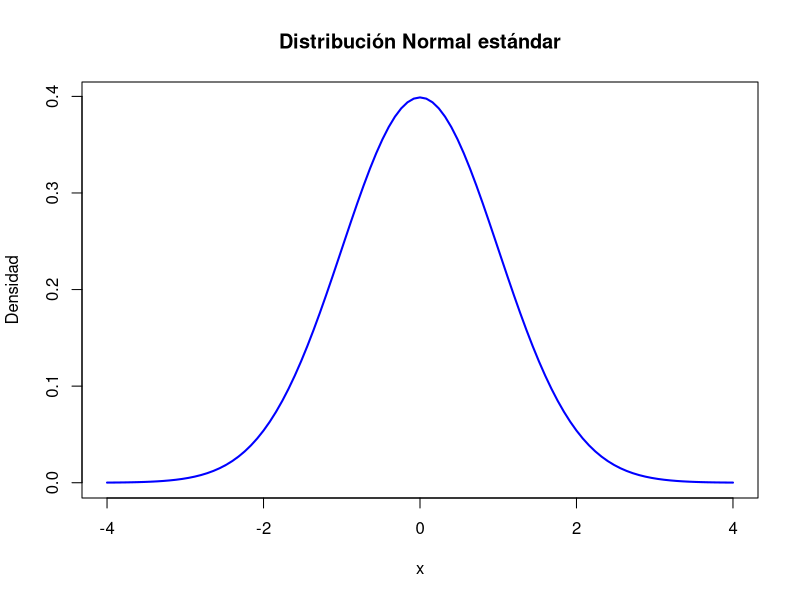
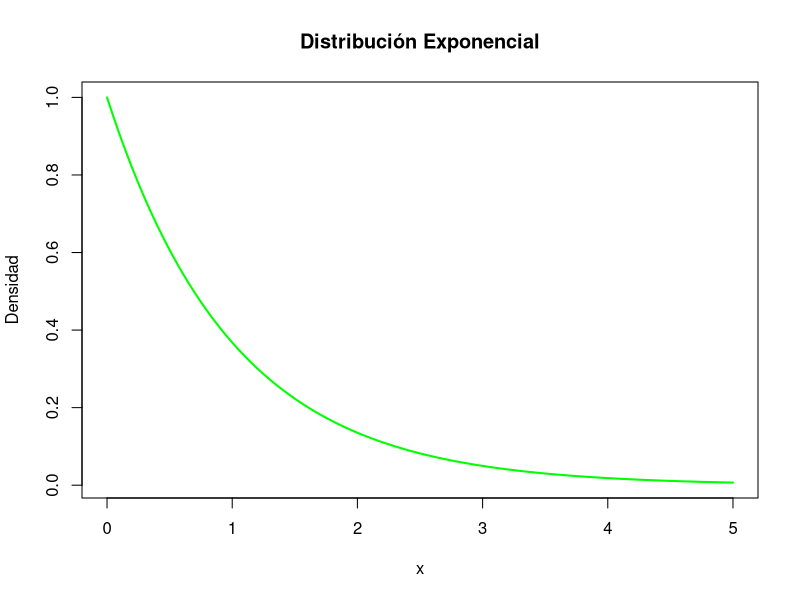
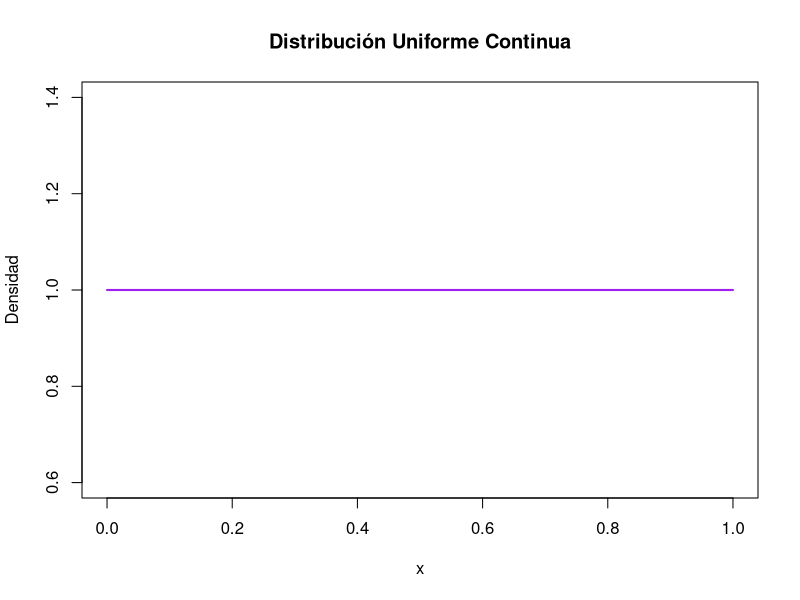
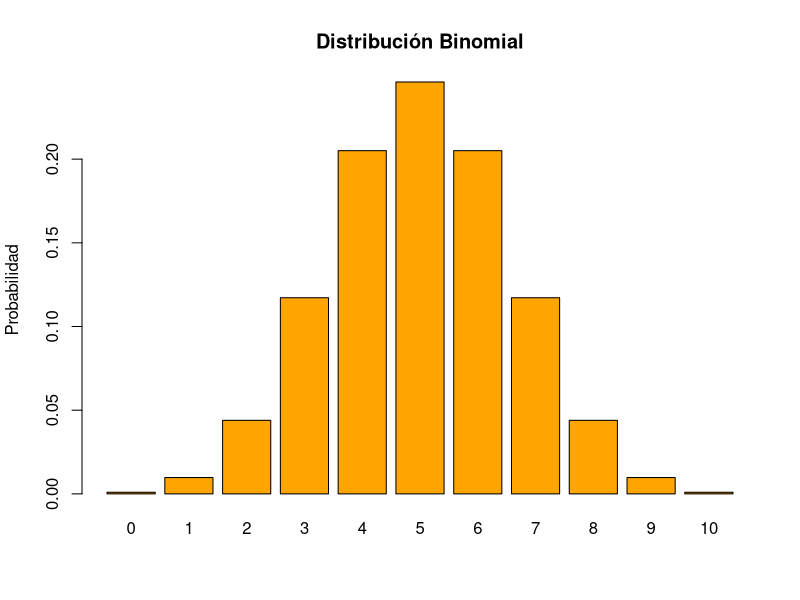
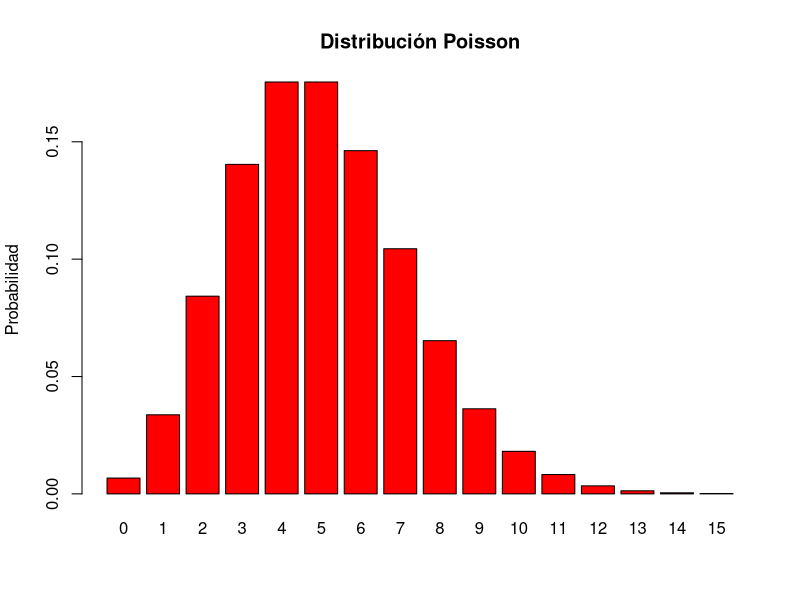
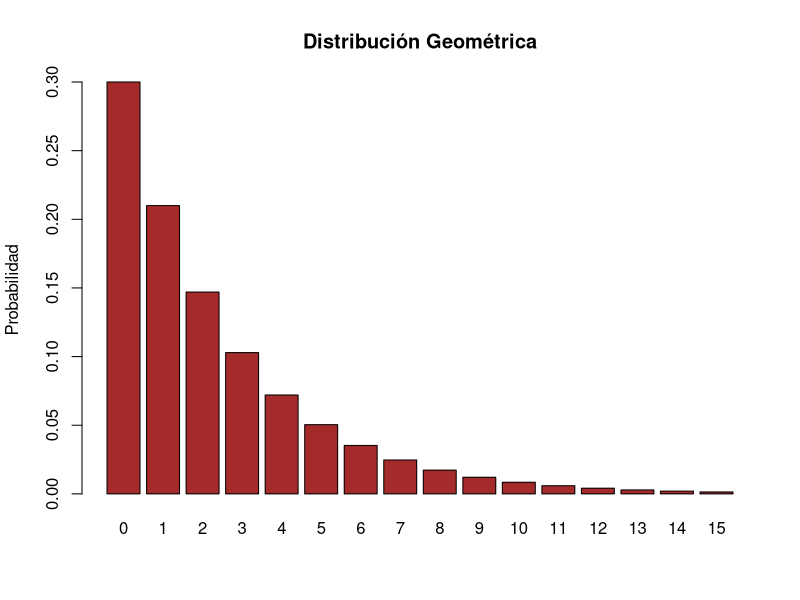

Reproduce these figures in R, in order.
## ---- chunk 1
curve(
  dnorm(x, mean=0, sd=1),
  from=-4,
  to=4,
  col="blue",
  lwd=2,
  ylab="Densidad",
  main="Distribución Normal estándar"
)
## ---- chunk 2
curve(
  dexp(x, rate=1),
  from=0,
  to=5,
  col="green",
  lwd=2,
  ylab="Densidad",
  main="Distribución Exponencial"
)
## ---- chunk 3
curve(
  dunif(x, min=0, max=1),
  from=0,
  to=1,
  col="purple",
  lwd=2,
  ylab="Densidad",
  main="Distribución Uniforme Continua"
)
## ---- chunk 4
barplot(
  dbinom(0:10, size=10, prob=0.5),
  col="orange",
  main="Distribución Binomial",
  ylab="Probabilidad",
  names.arg=0:10
)
## ---- chunk 5
barplot(
  dpois(0:15, lambda=5),
  col="red",
  main="Distribución Poisson",
  ylab="Probabilidad",
  names.arg=0:15
)
## ---- chunk 6
barplot(
  dgeom(0:15, prob=0.3),
  col="brown",
  main="Distribución Geométrica",
  ylab="Probabilidad",
  names.arg=0:15
)
